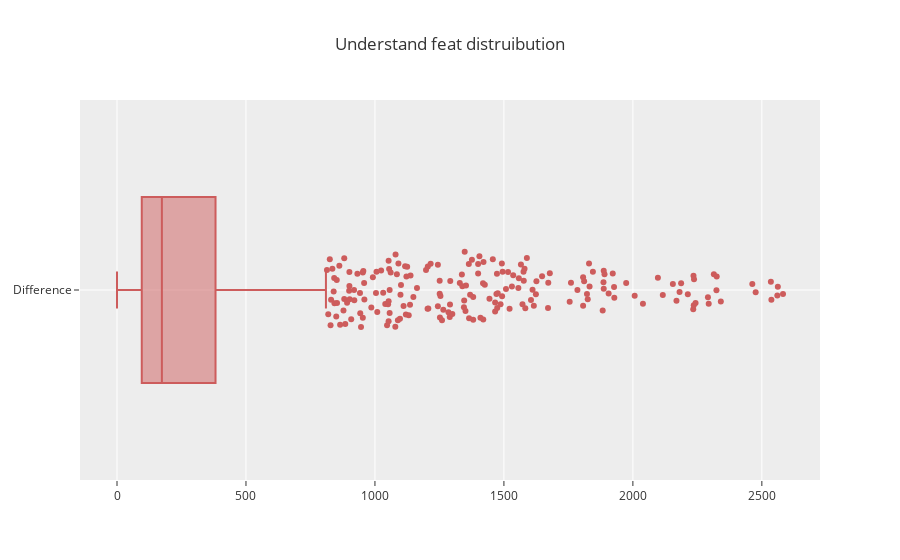

Here is the notebook cell this chart was saved with:
### Code cell
fig = go.Figure()
fig.add_trace( go.Box( x=train.Difference, 
                    name='Difference',
                    marker_color = 'indianred',
                    jitter=0.5, 
                    whiskerwidth=0.2) )
fig.update_layout(template='ggplot2', title='Understand feat distruibution')
# fig = px.box(train, x="Difference", marker_color = 'indianred')
# fig.show()

### Figure 1 — Plotly figure (JSON) as saved in the notebook; plotly's stock layout.template omitted (floating-point values rounded to 4 significant figures; data arrays with more than 128 entries replaced by an {"elided": "..."} marker saying what was removed)
{"data": [{"jitter": 0.5, "marker": {"color": "indianred"}, "name": "Difference", "type": "box", "whiskerwidth": 0.2, "x": {"elided": "1640 int values"}}], "layout": {"title": {"text": "Understand feat distruibution"}}}
